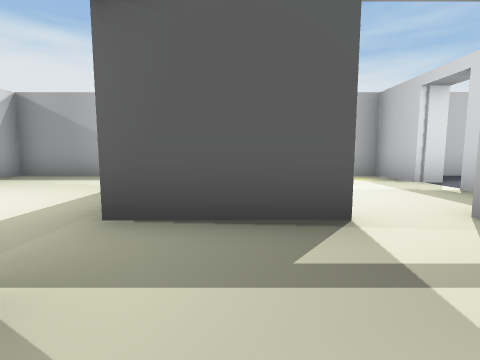
[1] (above)

12 first-person views from a walk through a Unity game level. The camera is 1.3 m above the floor, tilts 6° down and sees 85° across. The floor is counted in squares, 2 m on a side. Each view is taken from the middle of a square. On the plan, view 1 faces up. The plan holds only what a view shows up to about 9 squares ahead; the rest is blank. The place goes on beyond the plan. The player character is not drawn.

[2]
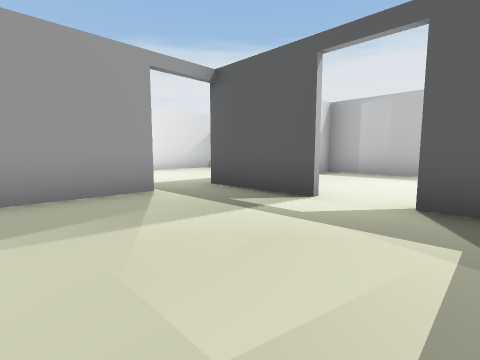

[3]
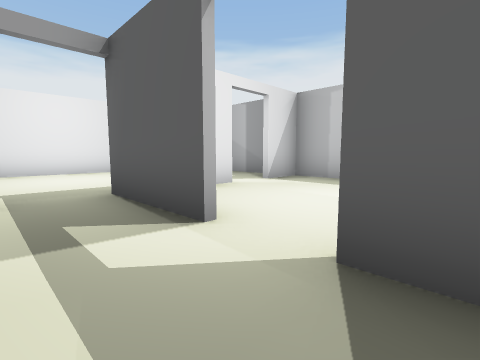

[4]
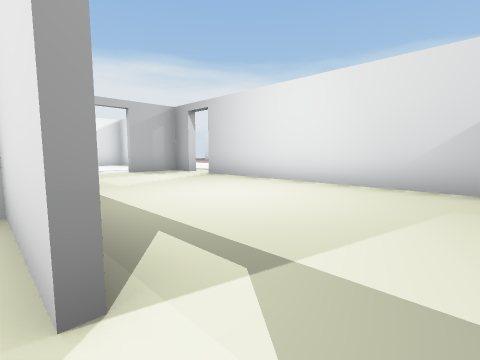

[5]
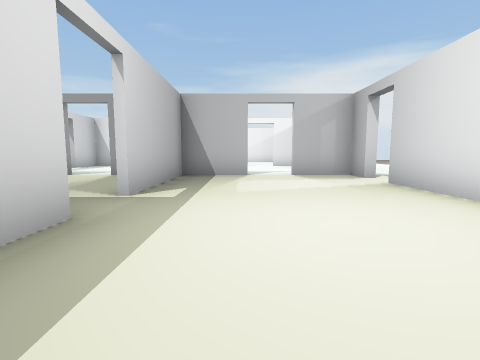

[6]
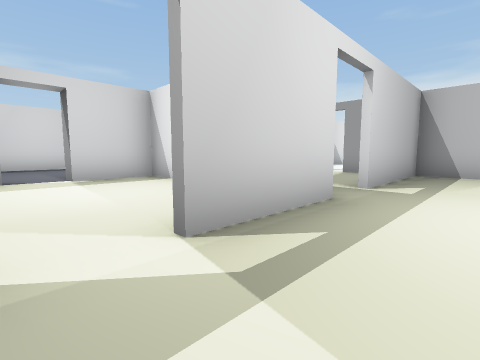

[7]
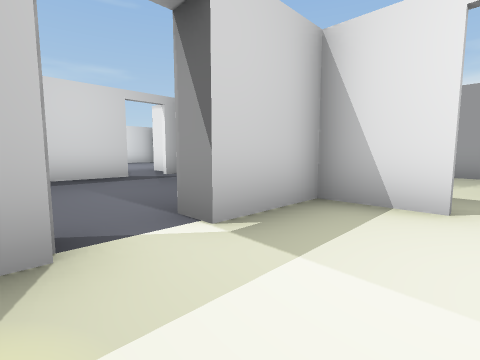

[8]
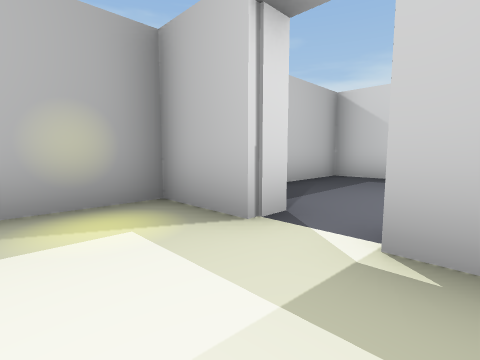

[9]
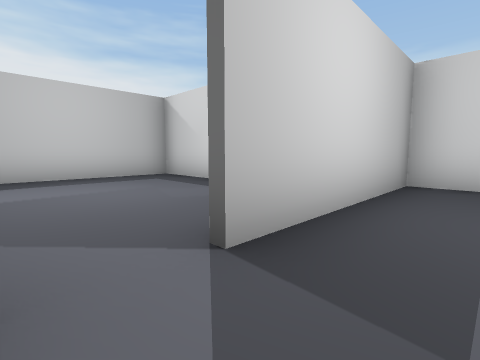

[10]
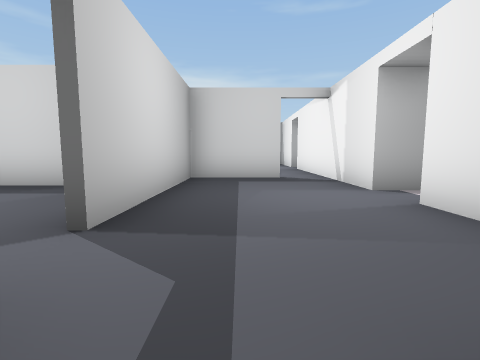

[11]
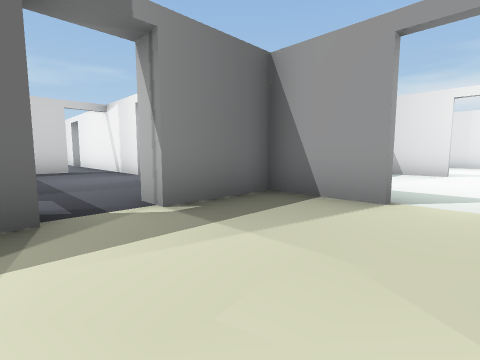

[12]
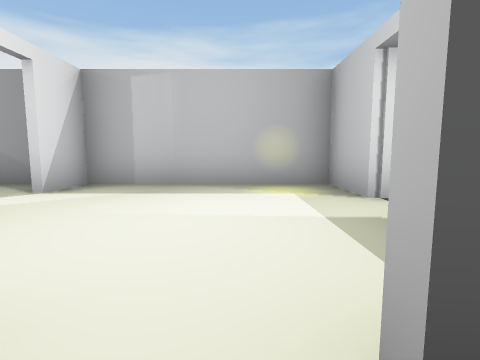

### Floor plan
Ten units are one square. View 1 is at (0, 0); x grows to the right and y downward. Boxes are objects, and circles mark ways between rooms. Rooms are numbered by the first view taken in them; rooms with no view inside come last. Other rooms are left out.
<svg viewBox="-67 -79 187 116">
<path fill="none" stroke="#000" d="M19 25 38 25 38 5 45 5M12 -24 -13 -24M31 -25 23 -25M1 25 8 25M-12 -11 -12 9M-13 -24 -13 -50M-32 25 -13 25 -13 -11M-62 16 -62 25 -45 25M-22 -74 -62 -74 -62 6M-12 -74 -12 -61M22 -26 38 -26 38 -45 45 -45M45 -57 38 -57 38 -74 -12 -74M-12 -50 -12 -25M64 23 74 23M85 32 85 23 115 23M108 11 108 -13 61 -13M91 -31 91 -74 52 -74M91 -16 91 -21"/>
<circle cx="-10" cy="-10" r="3" fill="#2a7"/>
<circle cx="20" cy="-20" r="3" fill="#2a7"/>
<circle cx="40" cy="0" r="3" fill="#2a7"/>
<circle cx="-10" cy="-55" r="3" fill="#2a7"/>
<circle cx="40" cy="-50" r="3" fill="#2a7"/>
<circle cx="55" cy="-10" r="3" fill="#2a7"/>
<text x="20" y="0">1</text>
<text x="-30" y="-20">2</text>
<text x="20" y="-50">3</text>
<text x="70" y="10">4</text>
<text x="70" y="-40">5</text>
</svg>
Room 1 opens to room 2. Room 1 opens to room 3. Room 1 opens to room 4. Room 2 opens to room 3. Room 3 opens to room 5. Room 4 opens to room 5.

Where each view was taken, in squares from view 1:
view 1: 0 up, 0 right, facing up
view 2: 1 down, 3 right, facing up-left
view 3: 1 up, 3 right, facing up-left
view 4: 6 up, 1 left, facing down-left
view 5: 5 up, 3 left, facing down
view 6: 6 up, 3 left, facing down-right
view 7: 6 up, 2 right, facing down-right
view 8: 4 up, 2 right, facing up-right
view 9: 0 up, 5 right, facing up-right
view 10: 0 up, 4 right, facing right
view 11: 1 up, 1 right, facing down-right
view 12: 2 up, 2 right, facing up
